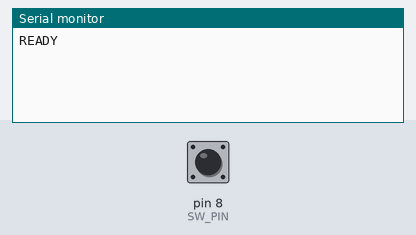
A sketch run on a simulated Arduino Uno, built with avr-gcc and run on an emulated ATmega328P. Shown: the last lines printed to the serial monitor. Inputs (shaded band) come from the test bench; at power-on: pin 8 (SW_PIN) HIGH.

Above: at 1.2 s.
1.3 s: pin 8 (SW_PIN) pulled LOW for 0.15 s
At 1.43 s:
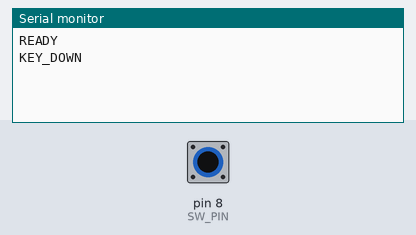
At 2.3 s:
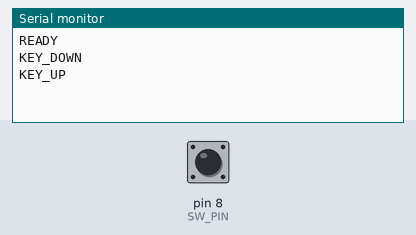

The sketch:

Arduino-Keyer.ino
```cpp
#define SW_PIN 8  // Button connected between pin 8 and GND

int last_input_val = HIGH;
unsigned long lastChangeTime = 0;
const unsigned long debounceDelay = 20; // ms

void setup() {
  Serial.begin(9600);
  pinMode(SW_PIN, INPUT_PULLUP);

  Serial.println("READY");
}

void loop() {
  int input_val = digitalRead(SW_PIN);
  unsigned long now = millis();

  if (input_val != last_input_val && (now - lastChangeTime) > debounceDelay) {
    last_input_val = input_val;
    lastChangeTime = now;

    if (input_val == LOW) {
      Serial.println("KEY_DOWN");
    } else {
      Serial.println("KEY_UP");
    }
  }
}
```

Measured:
- after the input at 1.3 s, the serial monitor: prints a new line at once (image 1)
